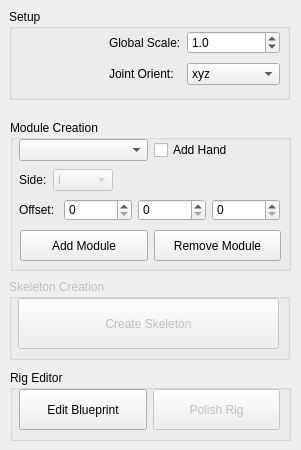
<?xml version="1.0" encoding="UTF-8"?>
<ui version="4.0">
 <class>Form</class>
 <widget class="QWidget" name="Form">
  <property name="geometry">
   <rect>
    <x>0</x>
    <y>0</y>
    <width>301</width>
    <height>450</height>
   </rect>
  </property>
  <property name="windowTitle">
   <string>Form</string>
  </property>
  <widget class="QGroupBox" name="groupBox">
   <property name="geometry">
    <rect>
     <x>9</x>
     <y>9</y>
     <width>281</width>
     <height>91</height>
    </rect>
   </property>
   <property name="title">
    <string>Setup</string>
   </property>
   <widget class="QWidget" name="gridLayoutWidget_5">
    <property name="geometry">
     <rect>
      <x>100</x>
      <y>19</y>
      <width>171</width>
      <height>61</height>
     </rect>
    </property>
    <layout class="QGridLayout" name="gridLayout_5">
     <item row="1" column="0">
      <widget class="QLabel" name="label_4">
       <property name="sizePolicy">
        <sizepolicy hsizetype="Maximum" vsizetype="Preferred">
         <horstretch>0</horstretch>
         <verstretch>0</verstretch>
        </sizepolicy>
       </property>
       <property name="text">
        <string>Joint Orient:</string>
       </property>
      </widget>
     </item>
     <item row="1" column="1">
      <widget class="QComboBox" name="oritentation">
       <item>
        <property name="text">
         <string>xyz</string>
        </property>
       </item>
       <item>
        <property name="text">
         <string>yzx</string>
        </property>
       </item>
       <item>
        <property name="text">
         <string>zxy</string>
        </property>
       </item>
      </widget>
     </item>
     <item row="0" column="0">
      <widget class="QLabel" name="label_3">
       <property name="text">
        <string>Global Scale:</string>
       </property>
      </widget>
     </item>
     <item row="0" column="1">
      <widget class="QDoubleSpinBox" name="scale_box">
       <property name="decimals">
        <number>1</number>
       </property>
       <property name="singleStep">
        <double>0.100000000000000</double>
       </property>
       <property name="value">
        <double>1.000000000000000</double>
       </property>
      </widget>
     </item>
    </layout>
   </widget>
   <widget class="QLabel" name="image">
    <property name="geometry">
     <rect>
      <x>0</x>
      <y>10</y>
      <width>91</width>
      <height>81</height>
     </rect>
    </property>
    <property name="sizePolicy">
     <sizepolicy hsizetype="Minimum" vsizetype="Minimum">
      <horstretch>0</horstretch>
      <verstretch>0</verstretch>
     </sizepolicy>
    </property>
    <property name="text">
     <string/>
    </property>
    <property name="pixmap">
     <pixmap>E:/YR2/Branding/logo_new_transparent.png</pixmap>
    </property>
    <property name="scaledContents">
     <bool>true</bool>
    </property>
   </widget>
  </widget>
  <widget class="QGroupBox" name="groupBox_2">
   <property name="geometry">
    <rect>
     <x>10</x>
     <y>120</y>
     <width>281</width>
     <height>151</height>
    </rect>
   </property>
   <property name="title">
    <string>Module Creation</string>
   </property>
   <widget class="QWidget" name="gridLayoutWidget">
    <property name="geometry">
     <rect>
      <x>9</x>
      <y>19</y>
      <width>263</width>
      <height>22</height>
     </rect>
    </property>
    <layout class="QGridLayout" name="gridLayout">
     <property name="sizeConstraint">
      <enum>QLayout::SetNoConstraint</enum>
     </property>
     <item row="0" column="1">
      <widget class="QCheckBox" name="add_hand">
       <property name="sizePolicy">
        <sizepolicy hsizetype="Minimum" vsizetype="Maximum">
         <horstretch>0</horstretch>
         <verstretch>0</verstretch>
        </sizepolicy>
       </property>
       <property name="layoutDirection">
        <enum>Qt::LeftToRight</enum>
       </property>
       <property name="text">
        <string>Add Hand</string>
       </property>
      </widget>
     </item>
     <item row="0" column="0">
      <widget class="QComboBox" name="available_modules">
       <property name="sizePolicy">
        <sizepolicy hsizetype="Minimum" vsizetype="Minimum">
         <horstretch>0</horstretch>
         <verstretch>0</verstretch>
        </sizepolicy>
       </property>
      </widget>
     </item>
    </layout>
   </widget>
   <widget class="QWidget" name="gridLayoutWidget_2">
    <property name="geometry">
     <rect>
      <x>9</x>
      <y>49</y>
      <width>261</width>
      <height>22</height>
     </rect>
    </property>
    <layout class="QGridLayout" name="gridLayout_2">
     <item row="0" column="1">
      <widget class="QComboBox" name="side">
       <property name="enabled">
        <bool>false</bool>
       </property>
       <property name="sizePolicy">
        <sizepolicy hsizetype="Minimum" vsizetype="Fixed">
         <horstretch>0</horstretch>
         <verstretch>0</verstretch>
        </sizepolicy>
       </property>
       <item>
        <property name="text">
         <string>l</string>
        </property>
       </item>
       <item>
        <property name="text">
         <string>r</string>
        </property>
       </item>
       <item>
        <property name="text">
         <string>None</string>
        </property>
       </item>
      </widget>
     </item>
     <item row="0" column="0">
      <widget class="QLabel" name="label">
       <property name="sizePolicy">
        <sizepolicy hsizetype="Maximum" vsizetype="Preferred">
         <horstretch>0</horstretch>
         <verstretch>0</verstretch>
        </sizepolicy>
       </property>
       <property name="text">
        <string>Side:</string>
       </property>
      </widget>
     </item>
     <item row="0" column="2">
      <spacer name="horizontalSpacer">
       <property name="orientation">
        <enum>Qt::Horizontal</enum>
       </property>
       <property name="sizeType">
        <enum>QSizePolicy::Maximum</enum>
       </property>
       <property name="sizeHint" stdset="0">
        <size>
         <width>300</width>
         <height>20</height>
        </size>
       </property>
      </spacer>
     </item>
    </layout>
   </widget>
   <widget class="QWidget" name="gridLayoutWidget_3">
    <property name="geometry">
     <rect>
      <x>9</x>
      <y>79</y>
      <width>261</width>
      <height>22</height>
     </rect>
    </property>
    <layout class="QGridLayout" name="gridLayout_3">
     <item row="0" column="0">
      <widget class="QLabel" name="label_2">
       <property name="sizePolicy">
        <sizepolicy hsizetype="Maximum" vsizetype="Preferred">
         <horstretch>0</horstretch>
         <verstretch>0</verstretch>
        </sizepolicy>
       </property>
       <property name="minimumSize">
        <size>
         <width>0</width>
         <height>0</height>
        </size>
       </property>
       <property name="text">
        <string>Offset: </string>
       </property>
      </widget>
     </item>
     <item row="0" column="1">
      <widget class="QSpinBox" name="offset_x">
       <property name="maximum">
        <number>99999</number>
       </property>
       <property name="value">
        <number>0</number>
       </property>
       <property name="displayIntegerBase">
        <number>10</number>
       </property>
      </widget>
     </item>
     <item row="0" column="2">
      <widget class="QSpinBox" name="offset_y">
       <property name="sizePolicy">
        <sizepolicy hsizetype="Minimum" vsizetype="Fixed">
         <horstretch>0</horstretch>
         <verstretch>0</verstretch>
        </sizepolicy>
       </property>
       <property name="maximum">
        <number>99999</number>
       </property>
      </widget>
     </item>
     <item row="0" column="3">
      <widget class="QSpinBox" name="offset_z">
       <property name="maximum">
        <number>99999</number>
       </property>
      </widget>
     </item>
    </layout>
   </widget>
  </widget>
  <widget class="QWidget" name="gridLayoutWidget_4">
   <property name="geometry">
    <rect>
     <x>20</x>
     <y>230</y>
     <width>261</width>
     <height>31</height>
    </rect>
   </property>
   <layout class="QGridLayout" name="gridLayout_4">
    <item row="0" column="0">
     <widget class="QPushButton" name="add_module">
      <property name="sizePolicy">
       <sizepolicy hsizetype="Minimum" vsizetype="Expanding">
        <horstretch>0</horstretch>
        <verstretch>0</verstretch>
       </sizepolicy>
      </property>
      <property name="text">
       <string>Add Module</string>
      </property>
     </widget>
    </item>
    <item row="0" column="1">
     <widget class="QPushButton" name="remove_module">
      <property name="sizePolicy">
       <sizepolicy hsizetype="Minimum" vsizetype="Expanding">
        <horstretch>0</horstretch>
        <verstretch>0</verstretch>
       </sizepolicy>
      </property>
      <property name="text">
       <string>Remove Module</string>
      </property>
     </widget>
    </item>
   </layout>
  </widget>
  <widget class="QGroupBox" name="skeleton_box">
   <property name="enabled">
    <bool>false</bool>
   </property>
   <property name="geometry">
    <rect>
     <x>9</x>
     <y>279</y>
     <width>281</width>
     <height>81</height>
    </rect>
   </property>
   <property name="title">
    <string>Skeleton Creation</string>
   </property>
   <widget class="QWidget" name="gridLayoutWidget_6">
    <property name="geometry">
     <rect>
      <x>9</x>
      <y>19</y>
      <width>261</width>
      <height>51</height>
     </rect>
    </property>
    <layout class="QGridLayout" name="gridLayout_6">
     <item row="0" column="0">
      <widget class="QPushButton" name="create_skeleton">
       <property name="sizePolicy">
        <sizepolicy hsizetype="Minimum" vsizetype="Minimum">
         <horstretch>0</horstretch>
         <verstretch>0</verstretch>
        </sizepolicy>
       </property>
       <property name="text">
        <string>Create Skeleton</string>
       </property>
      </widget>
     </item>
    </layout>
   </widget>
  </widget>
  <widget class="QGroupBox" name="groupBox_4">
   <property name="enabled">
    <bool>true</bool>
   </property>
   <property name="geometry">
    <rect>
     <x>10</x>
     <y>370</y>
     <width>281</width>
     <height>71</height>
    </rect>
   </property>
   <property name="title">
    <string>Rig Editor</string>
   </property>
   <widget class="QWidget" name="gridLayoutWidget_7">
    <property name="geometry">
     <rect>
      <x>9</x>
      <y>19</y>
      <width>261</width>
      <height>41</height>
     </rect>
    </property>
    <layout class="QGridLayout" name="gridLayout_7">
     <item row="0" column="1">
      <widget class="QPushButton" name="polish_rig">
       <property name="enabled">
        <bool>false</bool>
       </property>
       <property name="sizePolicy">
        <sizepolicy hsizetype="Minimum" vsizetype="Minimum">
         <horstretch>0</horstretch>
         <verstretch>0</verstretch>
        </sizepolicy>
       </property>
       <property name="text">
        <string>Polish Rig</string>
       </property>
      </widget>
     </item>
     <item row="0" column="0">
      <widget class="QPushButton" name="edit_blueprint">
       <property name="enabled">
        <bool>true</bool>
       </property>
       <property name="sizePolicy">
        <sizepolicy hsizetype="Minimum" vsizetype="Minimum">
         <horstretch>0</horstretch>
         <verstretch>0</verstretch>
        </sizepolicy>
       </property>
       <property name="text">
        <string>Edit Blueprint</string>
       </property>
      </widget>
     </item>
    </layout>
   </widget>
  </widget>
 </widget>
 <resources/>
 <connections/>
</ui>
